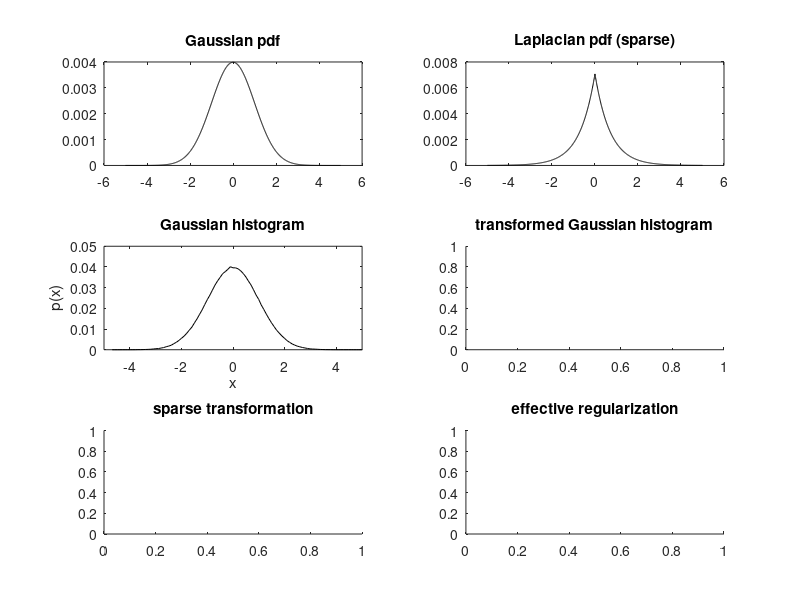

Here is the MATLAB script that generated this plot: (Note: this script raises an error after producing the figure.)
function demo_sparsePriors
% demonstrates how to implement sparse priors with VBA
% The trick is to use a continuous transform of GLM parameters, such that
% Gaussian priors are mapped onto fat-tailed distributions. More precisely,
% the "sparsify transformation" is a signed quadratic mapping (see
% sparseTransform.m). Under this transform, the priors become close to a
% Lapacian density, and the parameter VB-estimate should mimick a L1-norm
% (i.e. "lasso") estimator.
% Note: using such "sparse transformation" makes the native GLM model
% non-linear, which implies potential local minima.

% 0- look at the qualitative properties of the "sparse" transformation 
mu = 0;
v = 1;
hf = figure('color',[1 1 1]);
gx = -5:1e-2:5;
pg = exp(-0.5*(gx-mu).^2/v);
pg = pg./sum(pg);
ps = exp(-abs(gx-mu)/(sqrt(v/2)));
ps = ps./sum(ps);
ha = subplot(3,2,1,'parent',hf);
plot(ha,gx,pg,'k')
title(ha,'Gaussian pdf')
ha = subplot(3,2,2,'parent',hf);
plot(ha,gx,ps,'k')
title(ha,'Laplacian pdf (sparse)')

N = 1e6;
X = mu + sqrt(v)*randn(N,1);
[n,x] = hist(X,1e2);
n = n./sum(n);
ha = subplot(3,2,3,'parent',hf);
plot(ha,x,n,'k')
set(ha,'xlim',[min(gx),max(gx)])
title(ha,'Gaussian histogram')
xlabel(ha,'x')
ylabel(ha,'p(x)')
ha = subplot(3,2,4,'parent',hf,'nextplot','add');
title(ha,'transformed Gaussian histogram')
ha2 = subplot(3,2,5,'parent',hf,'nextplot','add');
title(ha2,'sparse transformation')
ha3 = subplot(3,2,6,'parent',hf,'nextplot','add');
title(ha3,'effective regularization')
gp = [1e-1,0.25,1,10];
str = cell(length(gp),1);
col = 'brgm';
for i=1:length(gp)
    SX = sparseTransform(X,gp(i));
%     SX = normalize(SX);
    [n,x] = hist(SX,1e2);
    n = n./sum(n);
    plot(ha,x,n,col(i))
    str{i} = ['P=',num2str(gp(i))];
    sgx = sparseTransform(gx,gp(i));
    plot(ha2,gx,sgx,col(i))
    plot(ha3,x,-log(n),col(i))
end
set(ha,'xlim',[min(gx),max(gx)])
legend(ha,str)
legend(ha2,str)
xlabel(ha,'s(x)')
ylabel(ha,'p(s(x))')
xlabel(ha2,'x')
ylabel(ha2,'s(x)')
subgx = gx(1:1e2:end);
plot(ha2,subgx(subgx>=0),subgx(subgx>=0).^2,'k.')
plot(ha2,subgx(subgx<=0),-subgx(subgx<=0).^2,'k.')
plot(ha3,subgx(subgx>=0).^2,subgx(subgx>=0).^2,'k.')
plot(ha3,-subgx(subgx<=0).^2,subgx(subgx<=0).^2,'k.')

getSubplots

% 1- simulate "sparse" GLM and invert
p = 32;
n = 64;
sigma = 1;
A = randn(p,n);
phi1 = sparseTransform(X(randperm(n)),1);
y1 = A*phi1 + sqrt(sigma.^-1)*randn(p,1);

dims.n = 0;
dims.n_theta = 0;
dims.n_phi = n;
options.inG.X = A;
options.inG.sparseP = 1;
% options.priors.muPhi = 1e-2*ones(n,1);
options.checkGrads = 0;
[posterior,out] = VBA_NLStateSpaceModel(y1,[],[],@g_GLMsparse,dims,options);
set(gcf,'tag','dummy','name','"sparse" sim, "sparse" priors')
hf = figure('color',[1 1 1],'name','estimation accuracy');
ha = subplot(2,3,1,'parent',hf,'nextplot','add');
plot(ha,phi1,sparseTransform(posterior.muPhi,1),'k.')
tmp = corrcoef(phi1,sparseTransform(posterior.muPhi,1));
r = tmp(2,1);
plot(ha,[min(phi1),max(phi1)],[min(phi1),max(phi1)],'r')
title(ha,['sparse sim, sparse priors, F=',num2str(out.F),' ,r=',num2str(r)])
xlabel(ha,'simulated')
ylabel(ha,'estimated')

[posterior2,out2] = VBA_NLStateSpaceModel(y1,[],[],@g_GLM,dims,options);
set(gcf,'tag','dummy','name','"sparse" sim, Gaussian priors')
ha = subplot(2,3,2,'parent',hf,'nextplot','add');
plot(ha,phi1,posterior2.muPhi,'k.')
tmp = corrcoef(phi1,posterior2.muPhi);
r = tmp(2,1);
plot(ha,[min(phi1),max(phi1)],[min(phi1),max(phi1)],'r')
title(ha,['sparse sim, Gaussian priors, F=',num2str(out2.F),' ,r=',num2str(r)])
xlabel(ha,'simulated')
ylabel(ha,'estimated')

% dims.n_phi = dims.n_phi + 1;
% options.checkGrads = 0;
% [posterior2,out2] = VBA_NLStateSpaceModel(y1,[],[],@g_GLMsparse2,dims,options);
% set(gcf,'tag','dummy','name','"sparse" sim, Gaussian priors')
% ha = subplot(2,3,3,'parent',hf,'nextplot','add');
% plot(ha,phi1,posterior2.muPhi(1:end-1),'k.')
% tmp = corrcoef(phi1,posterior2.muPhi(1:end-1));
% r = tmp(2,1);
% plot(ha,[min(phi1),max(phi1)],[min(phi1),max(phi1)],'r')
% title(ha,['sparse sim, adaptive priors, F=',num2str(out2.F),' ,r=',num2str(r)])
% xlabel(ha,'simulated')
% ylabel(ha,'estimated')

phi_pi = pinv(A'*A)*A'*y1;
ha = subplot(2,3,3,'parent',hf,'nextplot','add');
plot(ha,phi1,phi_pi,'k.')
tmp = corrcoef(phi1,phi_pi);
r = tmp(2,1);
plot(ha,[min(phi1),max(phi1)],[min(phi1),max(phi1)],'r')
title(ha,['sparse sim, pseudo-inverse',' ,r=',num2str(r)])
xlabel(ha,'simulated')
ylabel(ha,'estimated')


% 2- simulate Gaussian GLM and invert
phi2 = X(randperm(n));
y2 = A*phi2 + sqrt(sigma.^-1)*randn(p,1);

[posterior,out] = VBA_NLStateSpaceModel(y2,[],[],@g_GLMsparse,dims,options);
set(gcf,'tag','dummy','name','Gaussian sim, "sparse" priors')
ha = subplot(2,3,4,'parent',hf,'nextplot','add');
plot(ha,phi2,sparseTransform(posterior.muPhi,1),'k.')
tmp = corrcoef(phi2,sparseTransform(posterior.muPhi,1));
r = tmp(2,1);
plot(ha,[min(phi2),max(phi2)],[min(phi2),max(phi2)],'r')
title(ha,['Gaussian sim, sparse priors, F=',num2str(out.F),' ,r=',num2str(r)])
xlabel(ha,'simulated')
ylabel(ha,'estimated')

[posterior2,out2] = VBA_NLStateSpaceModel(y2,[],[],@g_GLM,dims,options);
set(gcf,'tag','dummy','name','Gaussian sim, Gaussian priors')
ha = subplot(2,3,5,'parent',hf,'nextplot','add');
plot(ha,phi2,posterior2.muPhi,'k.')
tmp = corrcoef(phi2,posterior2.muPhi);
r = tmp(2,1);
plot(ha,[min(phi2),max(phi2)],[min(phi2),max(phi2)],'r')
title(ha,['Gaussian sim, Gaussian priors, F=',num2str(out2.F),' ,r=',num2str(r)])
xlabel(ha,'simulated')
ylabel(ha,'estimated')

phi_pi = pinv(A'*A)*A'*y2;
ha = subplot(2,3,6,'parent',hf,'nextplot','add');
plot(ha,phi2,phi_pi,'k.')
tmp = corrcoef(phi2,phi_pi);
r = tmp(2,1);
plot(ha,[min(phi2),max(phi2)],[min(phi2),max(phi2)],'r')
title(ha,['Gaussian sim, pseudo-inverse',' ,r=',num2str(r)])
xlabel(ha,'simulated')
ylabel(ha,'estimated')


end

%% ########################################################################

function yn = normalize(y)

yn = zeros(size(y));
for i=1:size(y,2)
    y0 = y(:,i);
    my = mean(y0);
    sy = std(y0);
    yn(:,i) = (y0 - my)./sy;
end

end



